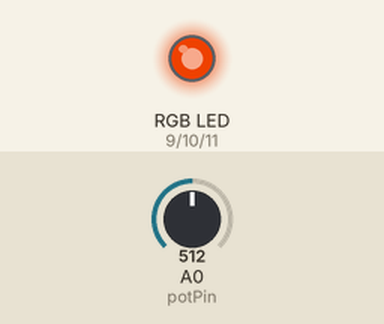
Simulated run of this sketch. Board: Arduino Uno, built with avr-gcc and run on an emulated ATmega328P. On the bench: an RGB LED mixed from three pins (HIGH = lit). The inputs (shaded band) are chosen by the test bench; at power-on: A0 (potPin) = 512. Dim RGB values are drawn brighter than linear; what the sketch prints to the serial monitor is not drawn.

Above: at 9.22 s.
9.5 s: A0 (potPin) set to 306
At 9.83 s:
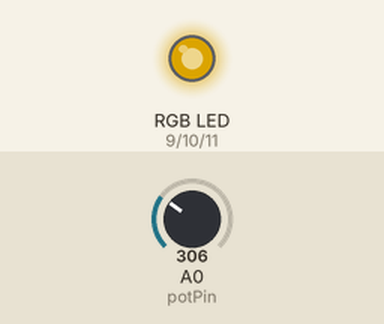
21.4 s: A0 (potPin) set to 122
At 21.62 s:
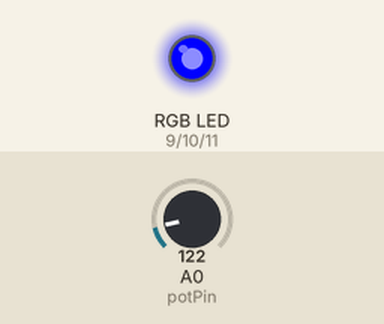
Timing chart, 0 to 31.4 s (numbered marks = the images above; inputs shaded):
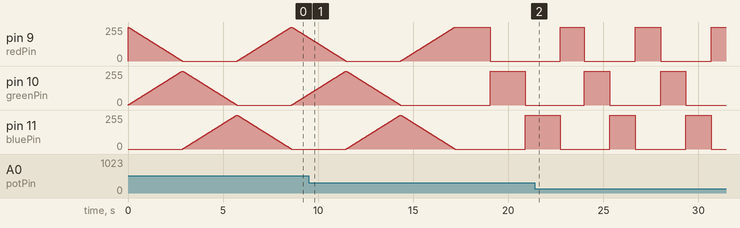

The sketch:

potentiometer-controlled_rainbow_speed.ino
```cpp
const int redPin = 9;
const int greenPin = 10;
const int bluePin = 11;
const int potPin = A0;


void setup() {

  pinMode(redPin, OUTPUT);
  pinMode(greenPin, OUTPUT);
  pinMode(bluePin, OUTPUT);
  Serial.begin(9600);
}


void loop() {
  int potVal = analogRead(potPin); // 0-1023
  Serial.println(potVal);
  // Map to a delay between 2ms and 20ms
  int stepDelay = map(potVal, 0, 1023, 2, 20); // take the value potVal which lies somewhere between 0 and 1023 and convert it to a number between 2 and 20

  for (int i = 0; i < 768; i++) {
    setColor(i);
    delay(stepDelay); // adjust for speed ( 5-15ms feels great )
    Serial.println(potVal);
  }
}

void setColor(int pos) {
  int r, g, b;

  if (pos < 256) {
    r = 255 - pos;
    g = pos;
    b = 0;
  } else if (pos < 512) {
    pos -= 256;
    r = 0;
    g = 255 - pos;
    b = pos;
  } else {
    pos -= 512;
    r = pos;
    g = 0;
    b = 255 - pos;
  }

  analogWrite(redPin, r);
  analogWrite(greenPin, g);
  analogWrite(bluePin, b);
}
```
